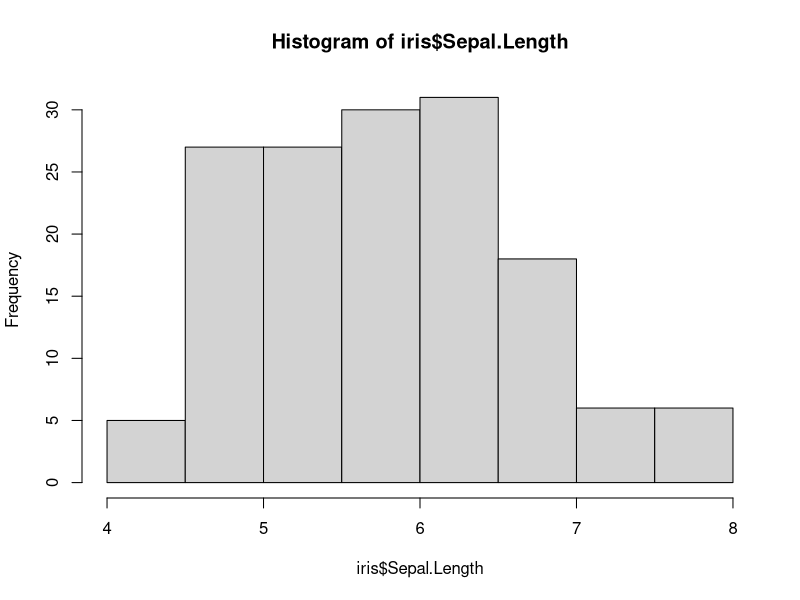
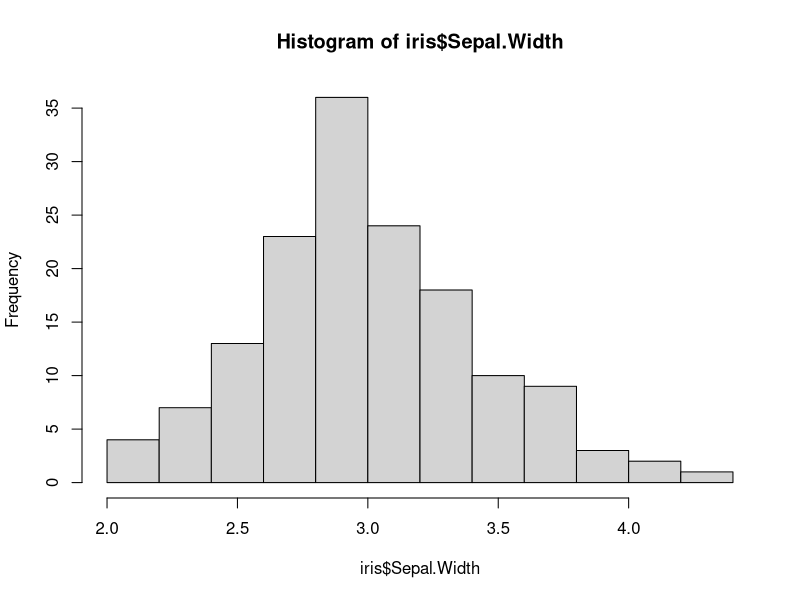
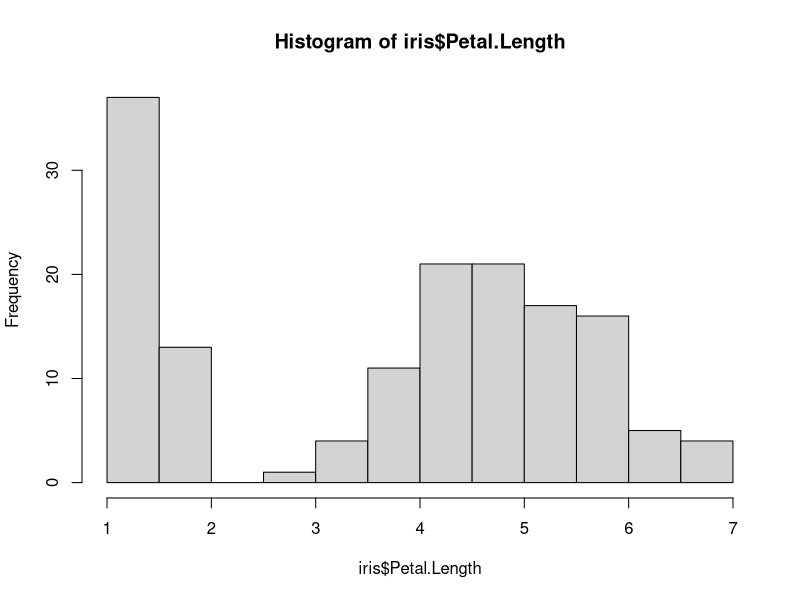
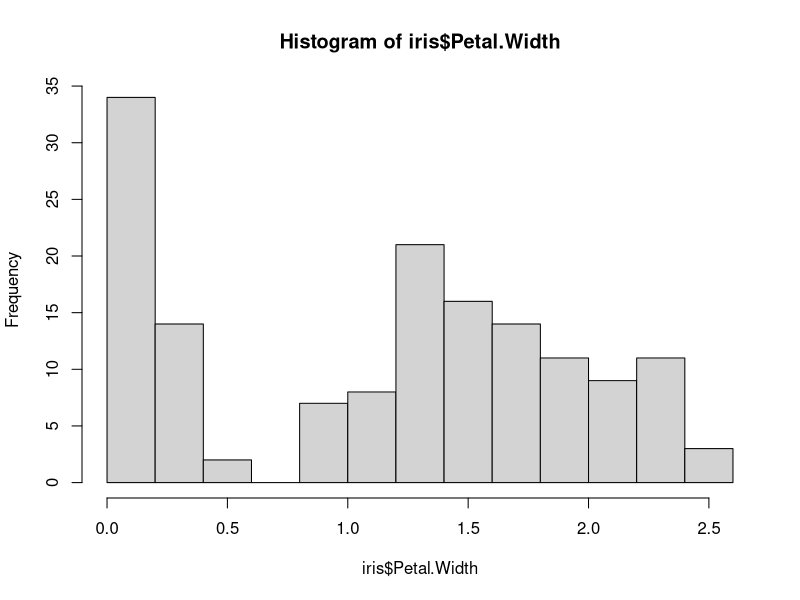
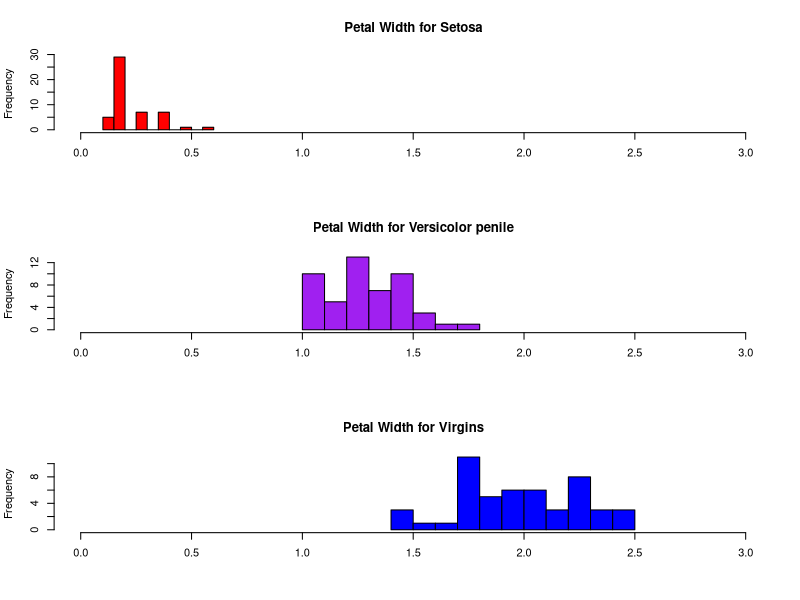

These charts were generated, in order, by the following R code:
# File:    R01_3_3_Histograms.R
# Course:  R01: R: An introduction
# Chapter: 3: Basic graphics
# Section: 3: Histograms
# Author:  Barton Poulson, datalab.cc, @bartonpoulson
# Date:    2016-05-24

# LOAD PACKAGES ############################################

library(datasets)

# LOAD DATA ################################################

?iris
head(iris)

# BASIC HISTOGRAMS #########################################

hist(iris$Sepal.Length)
hist(iris$Sepal.Width)
hist(iris$Petal.Length)
hist(iris$Petal.Width)

# HISTOGRAM BY GROUP #######################################

# Put graphs in 3 rows and 1 column
par(mfrow = c(3, 1))

# Histograms for each species using options
hist(iris$Petal.Width [iris$Species == "setosa"],
  xlim = c(0, 3),
  breaks = 9,
  main = "Petal Width for Setosa",
  xlab = "",
  col = "red")

hist(iris$Petal.Width [iris$Species == "versicolor"],
  xlim = c(0, 3),
  breaks = 9,
  main = "Petal Width for Versicolor penile",
  xlab = "",
  col = "purple")

hist(iris$Petal.Width [iris$Species == "virginica"],
  xlim = c(0, 3),
  breaks = 9,
  main = "Petal Width for Virgins",
  xlab = "",
  col = "blue")

# Restore graphic parameter
par(mfrow=c(1, 1))

# CLEAN UP #################################################

# Clear packages
detach("package:datasets", unload = TRUE)  # For base

# Clear plots
dev.off()  # But only if there IS a plot

# Clear console
cat("\014")  # ctrl+L

# Clear mind :)
